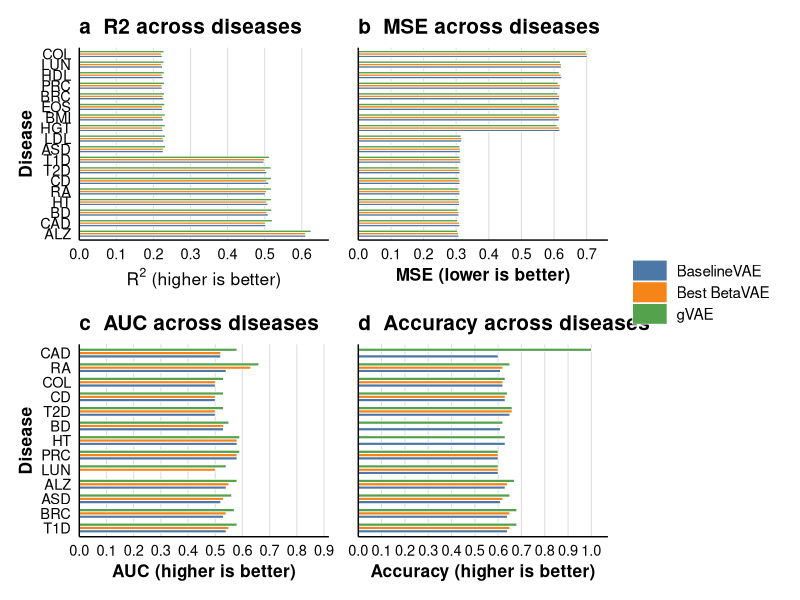
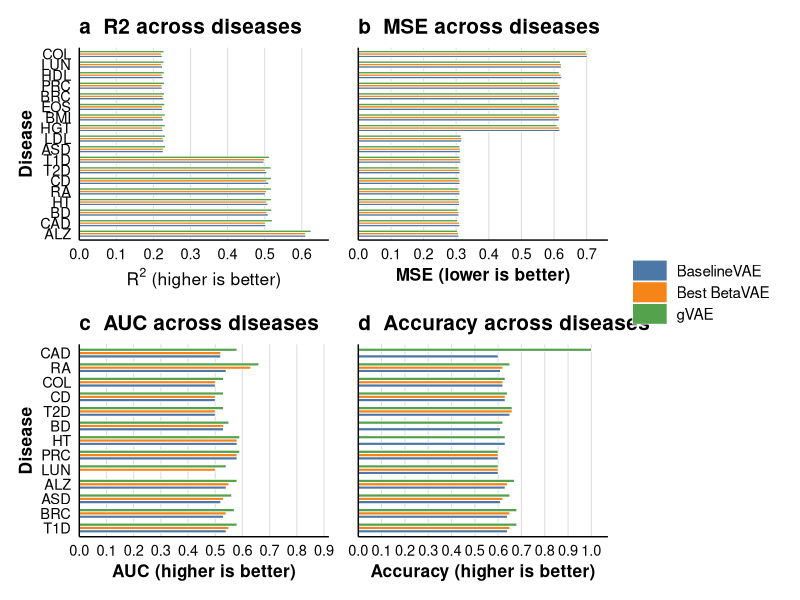
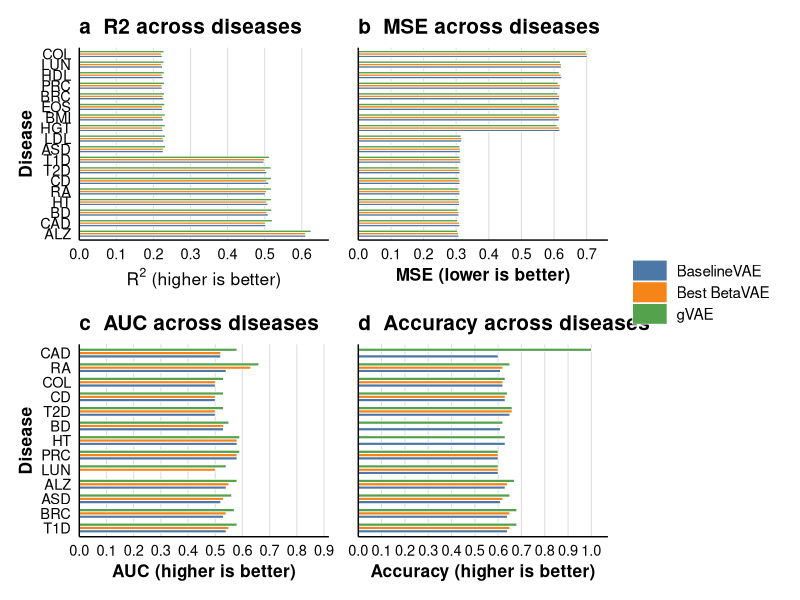
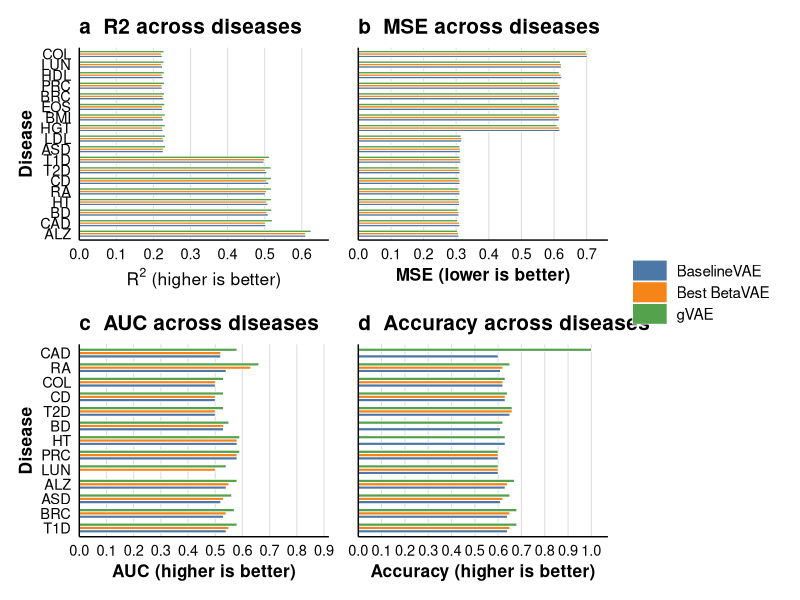

Write the R code that produced these figures, in order.
# ============================================================
# Reconstruction performance (R2, MSE) + Classification performance (AUC, Accuracy)
# Top row   : R2, MSE
# Bottom row: AUC, Accuracy
# ============================================================

# Optional installs if needed:
# install.packages(c("tidyverse", "patchwork", "scales"))

library(tidyverse)
library(patchwork)
library(scales)
library(grid)

# ------------------------------------------------------------
# 1. EXACT RESULTS TABLES
# ------------------------------------------------------------

# -------------------------
# R2
# -------------------------
r2_df <- tribble(
  ~Disease, ~Winning_config, ~Best_BetaVAE_model, ~BaselineVAE, ~Best_BetaVAE, ~gVAE,
  "ALZ", "2000_30_3", "BetaVAE_NS1_beta4.0",  0.6106922626495361, 0.609825849533081,  0.6247621774673462,
  "ASD", "500_150_3", "BetaVAE_NS1_beta2.0",  0.2260158061981201, 0.2262905836105346, 0.2323955297470092,
  "BD",  "300_50_3",  "BetaVAE_NS1_beta1.0",  0.5089702606201172, 0.5056077241897583, 0.5188989639282227,
  "BMI", "1000_200_3","BetaVAE_NS1_beta1.0",  0.2264045476913452, 0.2240012884140014, 0.2313598394393921,
  "BRC", "100_150_3", "BetaVAE_NS1_beta10.0", 0.2272084951400756, 0.2254742383956909, 0.2296843528747558,
  "CAD", "1000_200_3","BetaVAE_NS1_beta4.0",  0.5026177167892456, 0.5021295547485352, 0.5204927921295166,
  "CD",  "500_10_4",  "BetaVAE_NS1_beta10.0", 0.5108280181884766, 0.5054274797439575, 0.5174707174301147,
  "COL", "2000_50_3", "BetaVAE_NS1_beta2.0",  0.2234412431716919, 0.2213938236236572, 0.2283813953399658,
  "EOS", "500_100_3", "BetaVAE_NS1_beta4.0",  0.2239528894424438, 0.2244377136230468, 0.2302440404891967,
  "HDL", "1500_100_3","BetaVAE_NS1_beta4.0",  0.2254906892776489, 0.2230046987533569, 0.2288961410522461,
  "HGT", "500_200_3", "BetaVAE_NS1_beta10.0", 0.2255029678344726, 0.224324345588684,  0.2314707040786743,
  "HT",  "300_200_3", "BetaVAE_NS1_beta2.0",  0.5083924531936646, 0.504989743232727,  0.5178546905517578,
  "LDL", "300_10_4",  "BetaVAE_NS1_beta10.0", 0.2278167009353637, 0.2257157564163208, 0.2317585945129394,
  "LUN", "1500_100_3","BetaVAE_NS1_beta2.0",  0.2242103815078735, 0.2219314575195312, 0.2284609079360962,
  "PRC", "500_50_3",  "BetaVAE_NS1_beta1.0",  0.2232238054275512, 0.2228304147720337, 0.2295091152191162,
  "RA",  "1000_100_3","BetaVAE_NS1_beta1.0",  0.5021249055862427, 0.5044149160385132, 0.517654538154602,
  "T1D", "1500_150_3","BetaVAE_NS1_beta10.0", 0.4978233575820923, 0.4997483491897583, 0.5123106241226196,
  "T2D", "1500_200_3","BetaVAE_NS1_beta4.0",  0.505638599395752,  0.501976490020752,  0.5167604684829712
)

# -------------------------
# MSE
# -------------------------
mse_df <- tribble(
  ~Disease, ~Winning_config, ~Best_BetaVAE_model, ~BaselineVAE, ~Best_BetaVAE, ~gVAE,
  "ALZ", "50_30_2",   "BetaVAE_NS1_beta4.0",  0.7014084,  0.7008923,  0.6984466,
  "ASD", "150_10_2",  "BetaVAE_NS1_beta4.0",  0.3125184,  0.31201315, 0.3112303,
  "BD",  "1500_10_3", "BetaVAE_NS1_beta1.0",  0.62310463, 0.62111896, 0.61565995,
  "BMI", "100_10_2",  "BetaVAE_NS1_beta1.0",  0.3099218,  0.30962297, 0.30784634,
  "BRC", "200_30_2",  "BetaVAE_NS1_beta2.0",  0.31116292, 0.3097628,  0.3044817,
  "CAD", "1500_200_2","BetaVAE_NS1_beta10.0", 0.6164986,  0.61638945, 0.6112788,
  "CD",  "50_10_2",   "BetaVAE_NS1_beta4.0",  0.6219995,  0.6222573,  0.6192775,
  "COL", "1500_200_2","BetaVAE_NS1_beta2.0",  0.31135643, 0.31135184, 0.3085121,
  "EOS", "10_150_2",  "BetaVAE_NS1_beta1.0",  0.31655934, 0.31636736, 0.3143928,
  "HDL", "50_10_2",   "BetaVAE_NS1_beta10.0", 0.31344342, 0.31286812, 0.31118155,
  "HGT", "200_100_2", "BetaVAE_NS1_beta1.0",  0.30821535, 0.30829054, 0.3056116,
  "HT",  "2000_10_2", "BetaVAE_NS1_beta1.0",  0.6174503,  0.6158403,  0.60882175,
  "LDL", "200_100_2", "BetaVAE_NS1_beta4.0",  0.3080554,  0.30686557, 0.30397,
  "LUN", "2000_30_2", "BetaVAE_NS1_beta10.0", 0.3112213,  0.31089926, 0.30796993,
  "PRC", "1500_30_2", "BetaVAE_NS1_beta10.0", 0.3113779,  0.31125924, 0.3085889,
  "RA",  "2000_200_2","BetaVAE_NS1_beta2.0",  0.6157896,  0.61553437, 0.6108086,
  "T1D", "2000_150_3","BetaVAE_NS1_beta10.0", 0.61532044, 0.61667395, 0.61048436,
  "T2D", "200_10_2",  "BetaVAE_NS1_beta4.0",  0.61818,    0.6184932,  0.6123673
)

# -------------------------
# AUC
# -------------------------
auc_df <- tribble(
  ~Disease, ~BaselineVAE, ~Best_BetaVAE, ~gVAE,
  "CAD",    0.52,         0.52,          0.58,
  "RA",     0.54,         0.63,          0.66,
  "COL",    0.50,         0.50,          0.53,
  "CD",     0.50,         0.50,          0.53,
  "T2D",    0.50,         0.50,          0.53,
  "BD",     0.53,         0.53,          0.55,
  "HT",     0.58,         0.58,          0.59,
  "PRC",    0.58,         0.58,          0.59,
  "LUN",    0.00,         0.50,          0.54,
  "ALZ",    0.54,         0.55,          0.58,
  "ASD",    0.52,         0.53,          0.56,
  "BRC",    0.53,         0.54,          0.57,
  "T1D",    0.54,         0.55,          0.58
)

# -------------------------
# Accuracy
# -------------------------
acc_df <- tribble(
  ~Disease, ~BaselineVAE, ~Best_BetaVAE, ~gVAE,
  "T2D",    0.60,         0.00,          1.00,
  "RA",     0.61,         0.62,          0.65,
  "CAD",    0.62,         0.62,          0.63,
  "CD",     0.63,         0.63,          0.64,
  "BD",     0.65,         0.66,          0.66,
  "COL",    0.61,         0.00,          0.62,
  "LUN",    0.63,         0.00,          0.63,
  "HT",     0.60,         0.60,          0.60,
  "PRC",    0.60,         0.60,          0.60,
  "ALZ",    0.63,         0.64,          0.67,
  "ASD",    0.61,         0.62,          0.65,
  "BRC",    0.64,         0.65,          0.68,
  "T1D",    0.64,         0.65,          0.68
)

# ------------------------------------------------------------
# 2. HELPER: WIDE -> LONG
# ------------------------------------------------------------
to_long <- function(df, metric_name) {
  df %>%
    select(Disease, BaselineVAE, Best_BetaVAE, gVAE) %>%
    pivot_longer(
      cols = -Disease,
      names_to = "Model",
      values_to = "Value"
    ) %>%
    mutate(
      Metric = metric_name,
      Model = factor(
        Model,
        levels = c("BaselineVAE", "Best_BetaVAE", "gVAE"),
        labels = c("BaselineVAE", "Best BetaVAE", "gVAE")
      )
    )
}

r2_long  <- to_long(r2_df,  "R2")
mse_long <- to_long(mse_df, "MSE")
auc_long <- to_long(auc_df, "AUC")
acc_long <- to_long(acc_df, "Accuracy")

# ------------------------------------------------------------
# 3. ORDER DISEASES
# ------------------------------------------------------------
# Reconstruction panels
r2_order <- c(
  "COL", "LUN", "HDL", "PRC", "BRC", "EOS", "BMI", "HGT", "LDL", "ASD",
  "T1D", "T2D", "CD", "RA", "HT", "BD", "CAD", "ALZ"
)

mse_order <- c(
  "ALZ", "CD", "BD", "T2D", "CAD", "RA", "T1D", "HT",
  "EOS", "ASD", "HDL", "PRC", "COL", "LUN", "BMI", "HGT", "BRC", "LDL"
)

# Classification panels
auc_order <- c(
  "CAD", "RA", "COL", "CD", "T2D", "BD", "HT", "PRC", "LUN", "EOS",
  "ALZ", "ASD", "BMI", "BRC", "HDL", "HGT", "LDL", "T1D"
)

acc_order <- c(
  "T2D", "RA", "CAD", "CD", "BD", "COL", "LUN", "HT", "PRC", "EOS",
  "ALZ", "ASD", "BMI", "BRC", "HDL", "HGT", "LDL", "T1D"
)

r2_long  <- r2_long  %>% mutate(Disease = factor(Disease, levels = rev(r2_order)))
mse_long <- mse_long %>% mutate(Disease = factor(Disease, levels = rev(mse_order)))
auc_long <- auc_long %>% mutate(Disease = factor(Disease, levels = rev(auc_order)))
acc_long <- acc_long %>% mutate(Disease = factor(Disease, levels = rev(acc_order)))

# ------------------------------------------------------------
# 4. COLORS
# ------------------------------------------------------------
model_colors <- c(
  "BaselineVAE"  = "#4C78A8",
  "Best BetaVAE" = "#F58518",
  "gVAE"         = "#54A24B"
)

# ------------------------------------------------------------
# 5. JOURNAL THEME
# ------------------------------------------------------------
theme_journal <- function() {
  theme_minimal(base_size = 13, base_family = "sans") +
    theme(
      plot.title = element_text(size = 15, face = "bold", hjust = 0),
      axis.title.x = element_text(size = 12.5, face = "bold"),
      axis.title.y = element_text(size = 12.5, face = "bold"),
      axis.text = element_text(size = 10.5, colour = "black"),
      panel.grid.major.y = element_blank(),
      panel.grid.minor = element_blank(),
      panel.grid.major.x = element_line(colour = "grey88", linewidth = 0.4),
      axis.line = element_line(colour = "black", linewidth = 0.5),
      legend.title = element_blank(),
      legend.text = element_text(size = 11),
      legend.position = "right",
      legend.key.height = unit(0.55, "cm"),
      legend.key.width = unit(0.9, "cm"),
      plot.margin = margin(8, 10, 8, 8),
      strip.text = element_text(face = "bold")
    )
}

# ------------------------------------------------------------
# 6. GENERIC PANEL FUNCTION
# ------------------------------------------------------------
make_panel <- function(data, title, xlab, xlim_max, xticks = waiver(), ylab = "Disease") {
  ggplot(data, aes(x = Value, y = Disease, fill = Model)) +
    geom_col(
      position = position_dodge2(width = 0.72, preserve = "single"),
      width = 0.68,
      colour = "white",
      linewidth = 0.25
    ) +
    scale_fill_manual(values = model_colors, drop = FALSE) +
    scale_x_continuous(
      limits = c(0, xlim_max),
      breaks = xticks,
      expand = expansion(mult = c(0, 0.02))
    ) +
    labs(
      title = title,
      x = xlab,
      y = ylab
    ) +
    theme_journal()
}

# ------------------------------------------------------------
# 7. BUILD PANELS
# ------------------------------------------------------------
p_r2 <- make_panel(
  r2_long,
  title = "a  R2 across diseases",
  xlab = expression(R^2 ~ "(higher is better)"),
  xlim_max = 0.66,
  xticks = seq(0, 0.6, by = 0.1),
  ylab = "Disease"
)

p_mse <- make_panel(
  mse_long,
  title = "b  MSE across diseases",
  xlab = "MSE (lower is better)",
  xlim_max = 0.75,
  xticks = seq(0, 0.7, by = 0.1),
  ylab = NULL
) +
  theme(
    axis.text.y = element_blank(),
    axis.ticks.y = element_blank()
  )

p_auc <- make_panel(
  auc_long,
  title = "c  AUC across diseases",
  xlab = "AUC (higher is better)",
  xlim_max = 0.90,
  xticks = seq(0, 0.9, by = 0.1),
  ylab = "Disease"
)

p_acc <- make_panel(
  acc_long,
  title = "d  Accuracy across diseases",
  xlab = "Accuracy (higher is better)",
  xlim_max = 1.05,
  xticks = seq(0, 1.0, by = 0.1),
  ylab = NULL
) +
  theme(
    axis.text.y = element_blank(),
    axis.ticks.y = element_blank()
  )

# ------------------------------------------------------------
# 8. COMBINE 2x2 PANELS
# ------------------------------------------------------------
final_plot <- (p_r2 | p_mse) / (p_auc | p_acc) +
  plot_layout(guides = "collect") &
  theme(
    legend.position = "right",
    plot.background = element_rect(fill = "white", colour = NA)
  )

# ------------------------------------------------------------
# 9. DISPLAY
# ------------------------------------------------------------
print(final_plot)

# ------------------------------------------------------------
# 10. SAVE HIGH-RESOLUTION OUTPUTS
# ------------------------------------------------------------
save_pdf_device <- if (capabilities("cairo")) cairo_pdf else "pdf"

ggsave(
  filename = "Figure_R2_MSE_AUC_Accuracy_across_diseases_high_impact.pdf",
  plot = final_plot,
  width = 16,
  height = 11,
  units = "in",
  dpi = 600,
  device = save_pdf_device,
  bg = "white"
)

ggsave(
  filename = "Figure_R2_MSE_AUC_Accuracy_across_diseases_high_impact.png",
  plot = final_plot,
  width = 16,
  height = 11,
  units = "in",
  dpi = 600,
  bg = "white"
)

ggsave(
  filename = "Figure_R2_MSE_AUC_Accuracy_across_diseases_high_impact.tiff",
  plot = final_plot,
  width = 16,
  height = 11,
  units = "in",
  dpi = 600,
  compression = "lzw",
  bg = "white"
)
